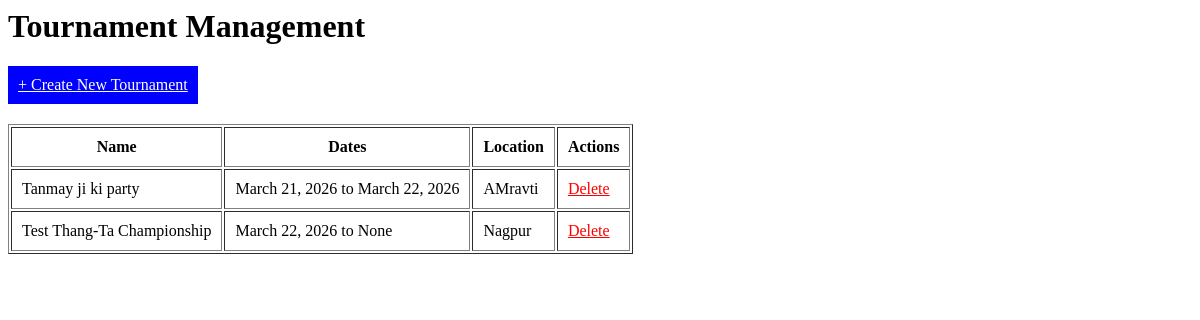
/tournaments/ (signed in), run on an earlier commit of the app's database.
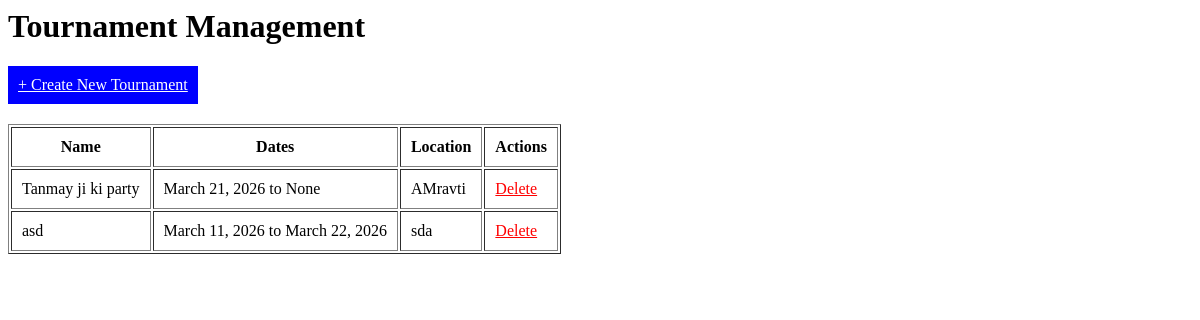
And on a later commit of the database.
### thangta/models.py (models this page shows, shortened)
class Tournament(models.Model):
    name = models.CharField(max_length=200)
    start_date = models.DateField()
    end_date = models.DateField(null=True, blank=True)
    location = models.CharField(max_length=200, blank=True, null=True)
    created_at = models.DateTimeField(auto_now_add=True)
    battle_rings = models.IntegerField(default=0)

### thangta/views.py (the view)
# urls.py: path('tournaments/', TournamentListView.as_view(), name='tournament-list'),
class TournamentListView(AdminRequiredMixin, ListView):
    model = Tournament
    template_name = 'tournament_list.html'
    context_object_name = 'tournaments'

### thangta/permissions.py (called while the page is built)
    def dispatch(self, request, *args, **kwargs):
        if not request.user.is_authenticated or request.user.role != 'ADMIN':
            return self.handle_no_permission() # Redirects to login or shows 403
        return super().dispatch(request, *args, **kwargs)

### thangta/templates/tournament_list.html
<h1>Tournament Management</h1>
<a href="{% url 'tournament-add' %}" style="display:inline-block; margin-bottom: 20px; padding: 10px; background: blue; color: white;">+ Create New Tournament</a>
<table border="1" cellpadding="10">
    <tr>
        <th>Name</th>
        <th>Dates</th>
        <th>Location</th>
        <th>Actions</th>
    </tr>
    {% for tournament in tournaments %}
    <tr>
        <td>{{ tournament.name }}</td>
        <td>{{ tournament.start_date }} to {{ tournament.end_date }}</td>
        <td>{{ tournament.location }}</td>
        <td>
            <a href="{% url 'tournament-delete' tournament.id %}" style="color: red;">Delete</a>
        </td>
    </tr>
    {% empty %}
    <tr>
        <td colspan="4">No tournaments created yet.</td>
    </tr>
    {% endfor %}
</table>

What changed in the data, as far as the page shows it:
removed Tournament: name "Test Thang-Ta Championship", start_date "March 22, 2026", end_date "None", location "Nagpur"
changed Tournament "Tanmay ji ki party": end_date "March 22, 2026" → "None"
added Tournament: name "asd", start_date "March 11, 2026", end_date "March 22, 2026", location "sda"
